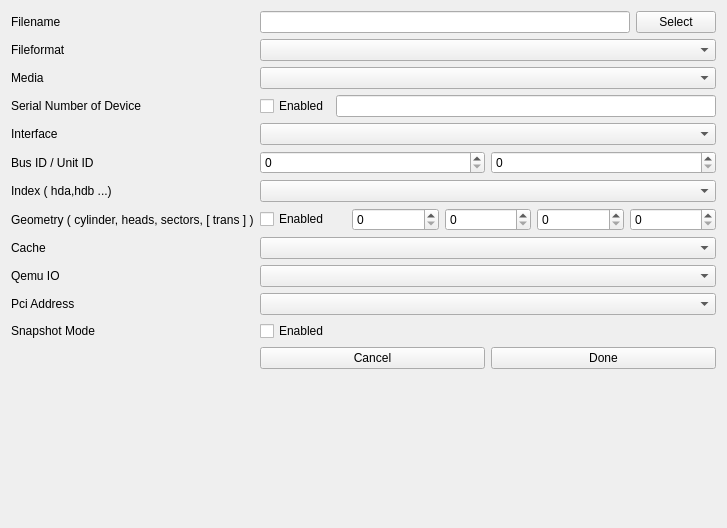
<?xml version="1.0" encoding="UTF-8"?>
<ui version="4.0">
 <class>AddMediaClass</class>
 <widget class="QWidget" name="AddMediaClass">
  <property name="geometry">
   <rect>
    <x>0</x>
    <y>0</y>
    <width>727</width>
    <height>528</height>
   </rect>
  </property>
  <property name="windowTitle">
   <string>QEMUCTL - Add Media</string>
  </property>
  <property name="windowIcon">
   <iconset resource="qemuctl.qrc">
    <normaloff>:/icon.png</normaloff>:/icon.png</iconset>
  </property>
  <layout class="QFormLayout" name="formLayout">
   <property name="fieldGrowthPolicy">
    <enum>QFormLayout::AllNonFixedFieldsGrow</enum>
   </property>
   <item row="0" column="0">
    <widget class="QLabel" name="filenamelabel">
     <property name="text">
      <string>Filename</string>
     </property>
    </widget>
   </item>
   <item row="1" column="0">
    <widget class="QLabel" name="formatlabel">
     <property name="text">
      <string>Fileformat</string>
     </property>
    </widget>
   </item>
   <item row="1" column="1">
    <widget class="QComboBox" name="formatcomboBox"/>
   </item>
   <item row="3" column="0">
    <widget class="QLabel" name="seriallabel">
     <property name="text">
      <string>Serial Number of Device</string>
     </property>
    </widget>
   </item>
   <item row="3" column="1">
    <layout class="QHBoxLayout" name="serialhorizontalLayout">
     <item>
      <widget class="QCheckBox" name="serialcheckBox">
       <property name="text">
        <string>Enabled</string>
       </property>
      </widget>
     </item>
     <item>
      <widget class="QLineEdit" name="seriallineEdit"/>
     </item>
    </layout>
   </item>
   <item row="2" column="0">
    <widget class="QLabel" name="medialabel">
     <property name="text">
      <string>Media</string>
     </property>
    </widget>
   </item>
   <item row="2" column="1">
    <widget class="QComboBox" name="mediacomboBox"/>
   </item>
   <item row="5" column="0">
    <widget class="QLabel" name="interfacelabel">
     <property name="text">
      <string>Interface</string>
     </property>
    </widget>
   </item>
   <item row="5" column="1">
    <widget class="QComboBox" name="interfacecomboBox"/>
   </item>
   <item row="6" column="1">
    <layout class="QHBoxLayout" name="bushorizontalLayout">
     <item>
      <widget class="QSpinBox" name="busspinBox"/>
     </item>
     <item>
      <widget class="QSpinBox" name="unitspinBox"/>
     </item>
    </layout>
   </item>
   <item row="6" column="0">
    <widget class="QLabel" name="buslabel">
     <property name="text">
      <string>Bus ID / Unit ID</string>
     </property>
    </widget>
   </item>
   <item row="7" column="0">
    <widget class="QLabel" name="indexlabel">
     <property name="text">
      <string>Index ( hda,hdb ...)</string>
     </property>
    </widget>
   </item>
   <item row="7" column="1">
    <widget class="QComboBox" name="indexcomboBox"/>
   </item>
   <item row="8" column="0">
    <widget class="QLabel" name="geometrylabel">
     <property name="text">
      <string>Geometry ( cylinder, heads, sectors, [ trans ] )</string>
     </property>
    </widget>
   </item>
   <item row="8" column="1">
    <layout class="QHBoxLayout" name="geometryhorizontalLayout">
     <item>
      <widget class="QCheckBox" name="geometrycheckBox">
       <property name="text">
        <string>Enabled</string>
       </property>
      </widget>
     </item>
     <item>
      <widget class="QSpinBox" name="geo1spinBox"/>
     </item>
     <item>
      <widget class="QSpinBox" name="geo2spinBox"/>
     </item>
     <item>
      <widget class="QSpinBox" name="geo3spinBox"/>
     </item>
     <item>
      <widget class="QSpinBox" name="geo4spinBox"/>
     </item>
    </layout>
   </item>
   <item row="9" column="0">
    <widget class="QLabel" name="cachelabel">
     <property name="text">
      <string>Cache</string>
     </property>
    </widget>
   </item>
   <item row="9" column="1">
    <widget class="QComboBox" name="cachecomboBox"/>
   </item>
   <item row="10" column="1">
    <widget class="QComboBox" name="aiocomboBox"/>
   </item>
   <item row="10" column="0">
    <widget class="QLabel" name="aiolabel">
     <property name="text">
      <string>Qemu IO</string>
     </property>
    </widget>
   </item>
   <item row="11" column="0">
    <widget class="QLabel" name="addresslabel">
     <property name="text">
      <string>Pci Address</string>
     </property>
    </widget>
   </item>
   <item row="11" column="1">
    <widget class="QComboBox" name="addresscomboBox"/>
   </item>
   <item row="12" column="0">
    <widget class="QLabel" name="snapshotlabel">
     <property name="text">
      <string>Snapshot Mode</string>
     </property>
    </widget>
   </item>
   <item row="12" column="1">
    <widget class="QCheckBox" name="snapshotcheckBox">
     <property name="text">
      <string>Enabled</string>
     </property>
    </widget>
   </item>
   <item row="13" column="1">
    <layout class="QHBoxLayout" name="donehorizontalLayout">
     <item>
      <widget class="QPushButton" name="cancelpushButton">
       <property name="text">
        <string>Cancel</string>
       </property>
      </widget>
     </item>
     <item>
      <widget class="QPushButton" name="donepushButton">
       <property name="text">
        <string>Done</string>
       </property>
      </widget>
     </item>
    </layout>
   </item>
   <item row="0" column="1">
    <layout class="QHBoxLayout" name="filehorizontalLayout">
     <item>
      <widget class="QLineEdit" name="filelineEdit"/>
     </item>
     <item>
      <widget class="QPushButton" name="filepushButton">
       <property name="text">
        <string>Select</string>
       </property>
      </widget>
     </item>
    </layout>
   </item>
  </layout>
 </widget>
 <layoutdefault spacing="6" margin="11"/>
 <resources>
  <include location="qemuctl.qrc"/>
 </resources>
 <connections/>
</ui>
